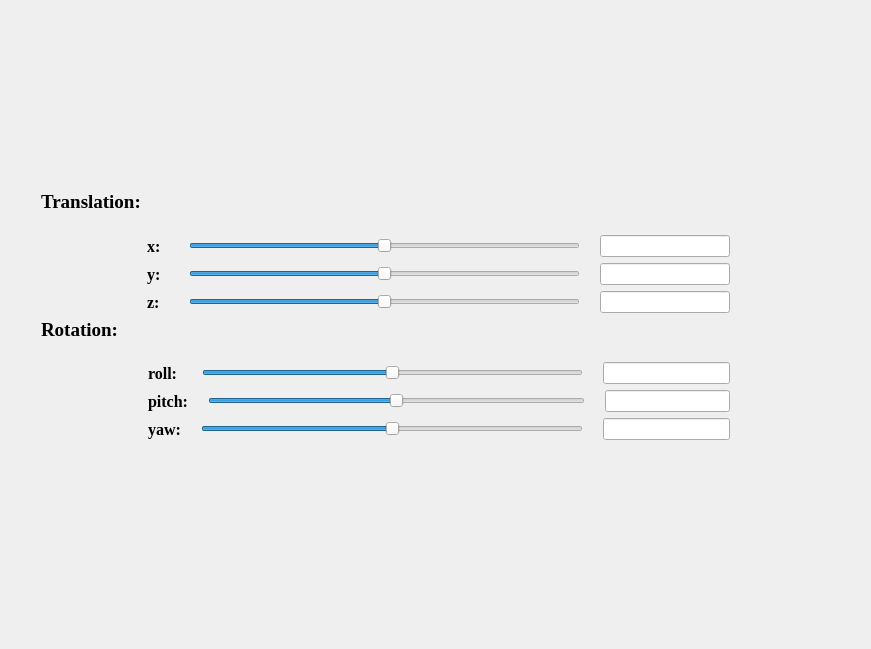
<?xml version="1.0" encoding="UTF-8"?>
<ui version="4.0">
 <class>AdjustPCClass</class>
 <widget class="QWidget" name="AdjustPCClass">
  <property name="geometry">
   <rect>
    <x>0</x>
    <y>0</y>
    <width>871</width>
    <height>649</height>
   </rect>
  </property>
  <property name="windowTitle">
   <string>AdjustPC</string>
  </property>
  <widget class="QWidget" name="verticalLayoutWidget_3">
   <property name="geometry">
    <rect>
     <x>30</x>
     <y>180</y>
     <width>711</width>
     <height>271</height>
    </rect>
   </property>
   <layout class="QVBoxLayout" name="verticalLayout_5">
    <item>
     <layout class="QHBoxLayout" name="horizontalLayout_6">
      <item>
       <layout class="QVBoxLayout" name="verticalLayout_3">
        <item>
         <widget class="QLabel" name="label_6">
          <property name="font">
           <font>
            <family>Times New Roman</family>
            <pointsize>14</pointsize>
            <bold>true</bold>
           </font>
          </property>
          <property name="text">
           <string>Translation:</string>
          </property>
         </widget>
        </item>
        <item>
         <spacer name="verticalSpacer">
          <property name="orientation">
           <enum>Qt::Vertical</enum>
          </property>
          <property name="sizeHint" stdset="0">
           <size>
            <width>20</width>
            <height>40</height>
           </size>
          </property>
         </spacer>
        </item>
       </layout>
      </item>
      <item>
       <layout class="QVBoxLayout" name="verticalLayout">
        <item>
         <spacer name="verticalSpacer_2">
          <property name="orientation">
           <enum>Qt::Vertical</enum>
          </property>
          <property name="sizeHint" stdset="0">
           <size>
            <width>20</width>
            <height>30</height>
           </size>
          </property>
         </spacer>
        </item>
        <item>
         <layout class="QHBoxLayout" name="horizontalLayout_5" stretch="1,18,6">
          <property name="spacing">
           <number>20</number>
          </property>
          <item>
           <widget class="QLabel" name="label_5">
            <property name="font">
             <font>
              <family>Times New Roman</family>
              <pointsize>12</pointsize>
              <bold>true</bold>
             </font>
            </property>
            <property name="text">
             <string>x: </string>
            </property>
           </widget>
          </item>
          <item>
           <widget class="QSlider" name="horizontalSlider_x">
            <property name="maximum">
             <number>9999</number>
            </property>
            <property name="value">
             <number>5000</number>
            </property>
            <property name="orientation">
             <enum>Qt::Horizontal</enum>
            </property>
           </widget>
          </item>
          <item>
           <widget class="QLineEdit" name="lineEdit_x">
            <property name="alignment">
             <set>Qt::AlignCenter</set>
            </property>
            <property name="clearButtonEnabled">
             <bool>true</bool>
            </property>
           </widget>
          </item>
         </layout>
        </item>
        <item>
         <layout class="QHBoxLayout" name="horizontalLayout_4" stretch="1,18,6">
          <property name="spacing">
           <number>20</number>
          </property>
          <item>
           <widget class="QLabel" name="label_4">
            <property name="font">
             <font>
              <family>Times New Roman</family>
              <pointsize>12</pointsize>
              <bold>true</bold>
             </font>
            </property>
            <property name="text">
             <string>y:</string>
            </property>
           </widget>
          </item>
          <item>
           <widget class="QSlider" name="horizontalSlider_y">
            <property name="maximum">
             <number>9999</number>
            </property>
            <property name="value">
             <number>5000</number>
            </property>
            <property name="orientation">
             <enum>Qt::Horizontal</enum>
            </property>
           </widget>
          </item>
          <item>
           <widget class="QLineEdit" name="lineEdit_y">
            <property name="alignment">
             <set>Qt::AlignCenter</set>
            </property>
            <property name="clearButtonEnabled">
             <bool>true</bool>
            </property>
           </widget>
          </item>
         </layout>
        </item>
        <item>
         <layout class="QHBoxLayout" name="horizontalLayout" stretch="1,18,6">
          <property name="spacing">
           <number>20</number>
          </property>
          <item>
           <widget class="QLabel" name="label">
            <property name="font">
             <font>
              <family>Times New Roman</family>
              <pointsize>12</pointsize>
              <bold>true</bold>
             </font>
            </property>
            <property name="text">
             <string>z:</string>
            </property>
           </widget>
          </item>
          <item>
           <widget class="QSlider" name="horizontalSlider_z">
            <property name="maximum">
             <number>9999</number>
            </property>
            <property name="value">
             <number>5000</number>
            </property>
            <property name="orientation">
             <enum>Qt::Horizontal</enum>
            </property>
           </widget>
          </item>
          <item>
           <widget class="QLineEdit" name="lineEdit_z">
            <property name="alignment">
             <set>Qt::AlignCenter</set>
            </property>
            <property name="clearButtonEnabled">
             <bool>true</bool>
            </property>
           </widget>
          </item>
         </layout>
        </item>
       </layout>
      </item>
     </layout>
    </item>
    <item>
     <layout class="QHBoxLayout" name="horizontalLayout_7">
      <property name="spacing">
       <number>30</number>
      </property>
      <item>
       <layout class="QVBoxLayout" name="verticalLayout_4">
        <item>
         <widget class="QLabel" name="label_7">
          <property name="font">
           <font>
            <family>Times New Roman</family>
            <pointsize>14</pointsize>
            <bold>true</bold>
           </font>
          </property>
          <property name="text">
           <string>Rotation:</string>
          </property>
         </widget>
        </item>
        <item>
         <spacer name="verticalSpacer_3">
          <property name="orientation">
           <enum>Qt::Vertical</enum>
          </property>
          <property name="sizeHint" stdset="0">
           <size>
            <width>20</width>
            <height>40</height>
           </size>
          </property>
         </spacer>
        </item>
       </layout>
      </item>
      <item>
       <layout class="QVBoxLayout" name="verticalLayout_2">
        <item>
         <spacer name="verticalSpacer_4">
          <property name="orientation">
           <enum>Qt::Vertical</enum>
          </property>
          <property name="sizeHint" stdset="0">
           <size>
            <width>20</width>
            <height>30</height>
           </size>
          </property>
         </spacer>
        </item>
        <item>
         <layout class="QHBoxLayout" name="horizontalLayout_8" stretch="1,18,6">
          <property name="spacing">
           <number>20</number>
          </property>
          <item>
           <widget class="QLabel" name="label_8">
            <property name="font">
             <font>
              <family>Times New Roman</family>
              <pointsize>12</pointsize>
              <bold>true</bold>
             </font>
            </property>
            <property name="text">
             <string>roll: </string>
            </property>
           </widget>
          </item>
          <item>
           <widget class="QSlider" name="horizontalSlider_roll">
            <property name="maximum">
             <number>9999</number>
            </property>
            <property name="value">
             <number>5000</number>
            </property>
            <property name="orientation">
             <enum>Qt::Horizontal</enum>
            </property>
           </widget>
          </item>
          <item>
           <widget class="QLineEdit" name="lineEdit_roll">
            <property name="alignment">
             <set>Qt::AlignCenter</set>
            </property>
            <property name="clearButtonEnabled">
             <bool>true</bool>
            </property>
           </widget>
          </item>
         </layout>
        </item>
        <item>
         <layout class="QHBoxLayout" name="horizontalLayout_9" stretch="1,18,6">
          <property name="spacing">
           <number>20</number>
          </property>
          <item>
           <widget class="QLabel" name="label_9">
            <property name="font">
             <font>
              <family>Times New Roman</family>
              <pointsize>12</pointsize>
              <bold>true</bold>
             </font>
            </property>
            <property name="text">
             <string>pitch:</string>
            </property>
           </widget>
          </item>
          <item>
           <widget class="QSlider" name="horizontalSlider_pitch">
            <property name="maximum">
             <number>9999</number>
            </property>
            <property name="value">
             <number>5000</number>
            </property>
            <property name="orientation">
             <enum>Qt::Horizontal</enum>
            </property>
           </widget>
          </item>
          <item>
           <widget class="QLineEdit" name="lineEdit_pitch">
            <property name="alignment">
             <set>Qt::AlignCenter</set>
            </property>
            <property name="clearButtonEnabled">
             <bool>true</bool>
            </property>
           </widget>
          </item>
         </layout>
        </item>
        <item>
         <layout class="QHBoxLayout" name="horizontalLayout_10" stretch="1,18,6">
          <property name="spacing">
           <number>20</number>
          </property>
          <item>
           <widget class="QLabel" name="label_10">
            <property name="font">
             <font>
              <family>Times New Roman</family>
              <pointsize>12</pointsize>
              <bold>true</bold>
             </font>
            </property>
            <property name="text">
             <string>yaw:</string>
            </property>
           </widget>
          </item>
          <item>
           <widget class="QSlider" name="horizontalSlider_yaw">
            <property name="maximum">
             <number>9999</number>
            </property>
            <property name="value">
             <number>5000</number>
            </property>
            <property name="orientation">
             <enum>Qt::Horizontal</enum>
            </property>
           </widget>
          </item>
          <item>
           <widget class="QLineEdit" name="lineEdit_yaw">
            <property name="alignment">
             <set>Qt::AlignCenter</set>
            </property>
            <property name="clearButtonEnabled">
             <bool>true</bool>
            </property>
           </widget>
          </item>
         </layout>
        </item>
       </layout>
      </item>
     </layout>
    </item>
   </layout>
  </widget>
 </widget>
 <layoutdefault spacing="6" margin="11"/>
 <resources/>
 <connections>
  <connection>
   <sender>lineEdit_x</sender>
   <signal>returnPressed()</signal>
   <receiver>AdjustPCClass</receiver>
   <slot>on_lineEdit_x_returnPressed()</slot>
   <hints>
    <hint type="sourcelabel">
     <x>668</x>
     <y>237</y>
    </hint>
    <hint type="destinationlabel">
     <x>713</x>
     <y>70</y>
    </hint>
   </hints>
  </connection>
 </connections>
 <slots>
  <slot>on_lineEdit_x_returnPressed()</slot>
 </slots>
</ui>
